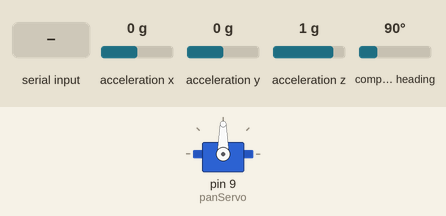
Recording of a sketch running on a simulated Arduino Uno, built with avr-gcc and run on an emulated ATmega328P. Shown: servo. The test bench sets the inputs (shaded band); at power-on: acceleration x 0 g, acceleration y 0 g, acceleration z 1 g, compass heading 90°. What the sketch prints to the serial monitor is not drawn.

Above: at 2.2 s.
2.3 s: "30,150\n" received over Serial
At 3.06 s:
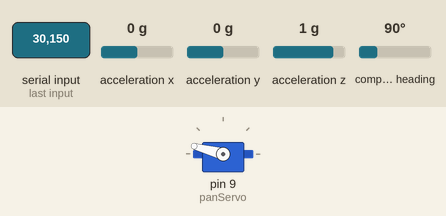
At 3.6 s:
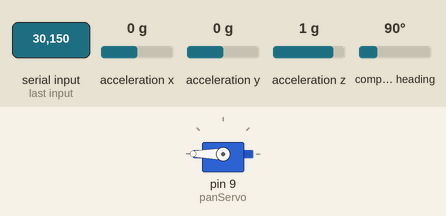
4.7 s: "5\n" received over Serial
Timing chart, 0 to 7.7 s (numbered marks = the images above; inputs shaded):
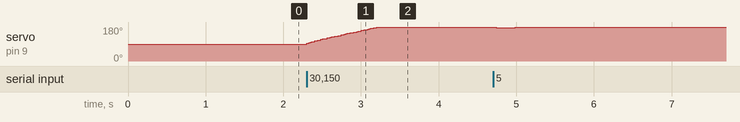

The sketch:

soqv1.ino
```cpp
#include <PID_v2.h>
#include <Servo.h>
#include <Wire.h>
#include <Adafruit_BNO055.h>
#include <utility/imumaths.h>

Servo panServo;
Adafruit_BNO055 bno = Adafruit_BNO055(55, 0x28, &Wire);

double error = 0;
double correction = 0;
double setpoint = 0;

double Kp = 0.06;
double Ki = 0.00;
double Kd = 0.005;

PID_v2 panPID(Kp, Ki, Kd, PID::Direct);

double servoPos = 90;
const unsigned long PID_UPDATE_MS = 20;
const unsigned long IMU_REPORT_MS = 50;
unsigned long lastPidUpdateMs = 0;
unsigned long lastImuReportMs = 0;
bool imuReady = false;
char serialBuffer[32];
uint8_t serialIndex = 0;

void readIncomingError() {
    while (Serial.available() > 0) {
        char c = (char)Serial.read();

        if (c == '\r') {
            continue;
        }

        if (c == '\n') {
            serialBuffer[serialIndex] = '\0';
            if (serialIndex > 0) {
                error = atof(serialBuffer) * -1;
                error = constrain(error, -90, 90);
            }
            serialIndex = 0;
            continue;
        }

        if (serialIndex < sizeof(serialBuffer) - 1) {
            serialBuffer[serialIndex++] = c;
        } else {
            serialIndex = 0;
        }
    }
}

void reportImuHeading(unsigned long now) {
    if (now - lastImuReportMs < IMU_REPORT_MS) {
        return;
    }

    if (Serial.availableForWrite() < 24) {
        return;
    }

    lastImuReportMs = now;

    if (!imuReady) {
        Serial.println("IMU:0");
        return;
    }

    imu::Vector<3> euler = bno.getVector(Adafruit_BNO055::VECTOR_EULER);
    uint8_t sysCal = 0;
    uint8_t gyroCal = 0;
    uint8_t accelCal = 0;
    uint8_t magCal = 0;
    bno.getCalibration(&sysCal, &gyroCal, &accelCal, &magCal);

    Serial.print("H:");
    Serial.print(euler.x(), 1);
    Serial.print(",IMU:1,CAL:");
    Serial.println(sysCal);
}

void setup() {
    Serial.begin(115200);
    Serial.setTimeout(1);
    panServo.attach(9);
    panServo.write(90);

    panPID.SetOutputLimits(-20, 20);
    panPID.Start(error, 0, setpoint);

    imuReady = bno.begin();
    if (imuReady) {
        delay(1000);
        bno.setExtCrystalUse(true);
    }
}

void loop() {
    unsigned long now = millis();

    readIncomingError();

    if (now - lastPidUpdateMs >= PID_UPDATE_MS) {
        lastPidUpdateMs = now;

        correction = panPID.Run(error);
        servoPos += correction;
        servoPos = constrain(servoPos, 0, 180);
        panServo.write((int)servoPos);
    }

    reportImuHeading(now);
}
```

Measured:
- after the input at 2.3 s, servo on pin 9 (panServo): moves from 90° to 180° over 0.90 s, starting at once
